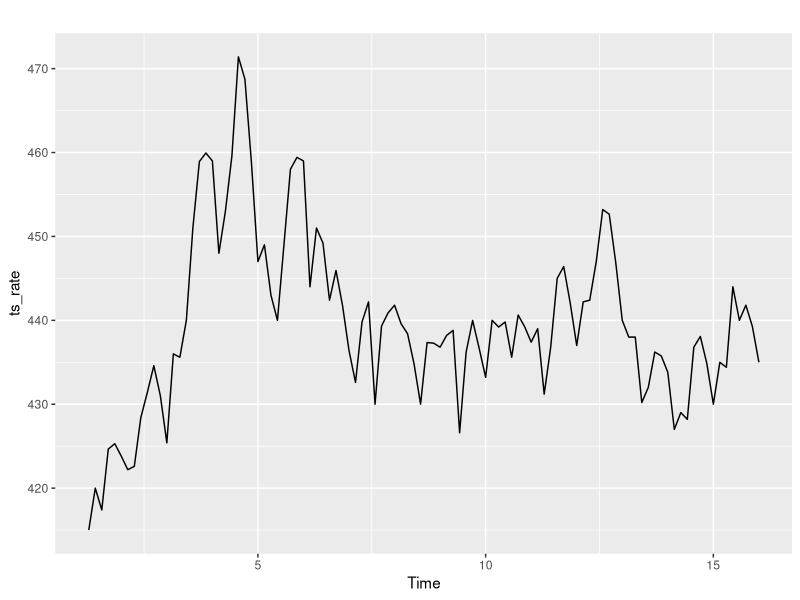
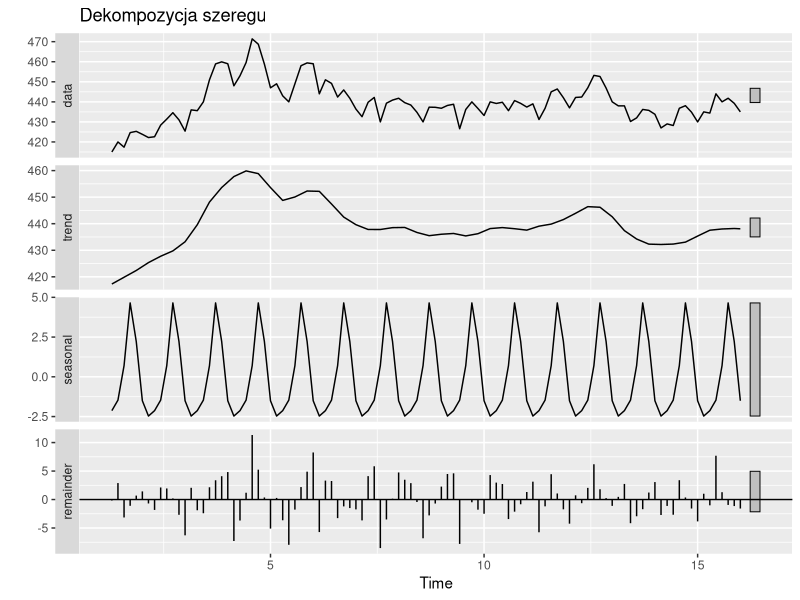
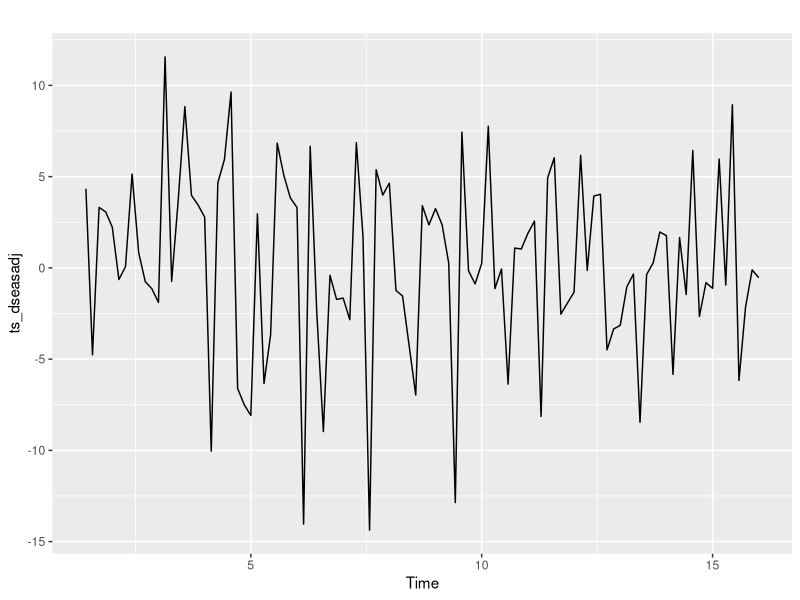
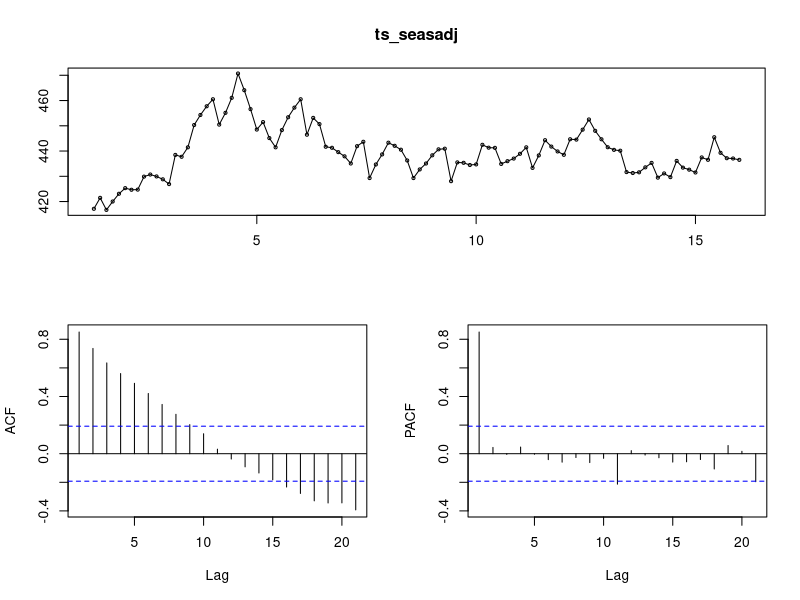
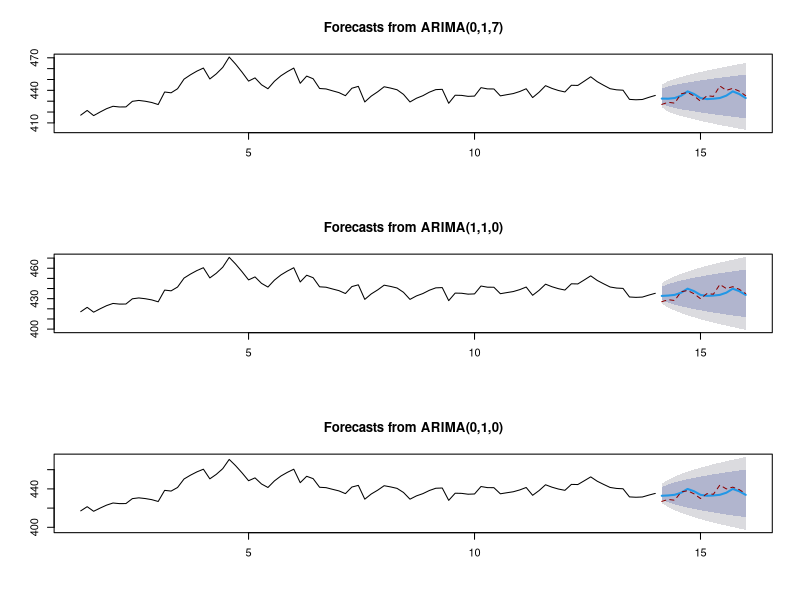

These charts were generated, in order, by the following R code:
## ---- chunk 1
knitr::opts_chunk$set(echo = TRUE)
## ---- chunk 2
library(tidyverse)
library(forecast)
library(tseries)
## ---- chunk 3
dane <- read_csv("jbujnowicz-data.csv") %>%
    complete(Data = seq.Date(min(Data),
                             max(Data),
                             by = "day"))

ts_rate <- ts(dane$Otwarcie,
              start = c(1, 3),
              frequency = 7) %>%
    tsclean()
head(ts_rate)
## ---- chunk 4
autoplot(ts_rate)
## ---- chunk 5
adf <- adf.test(ts_rate)
adf
## ---- chunk 6
ts_decomp <- stl(ts_rate, s.window = "periodic")
autoplot(ts_decomp) +
    labs(title = "Dekompozycja szeregu")
## ---- chunk 7
ts_seasadj <- seasadj(ts_decomp)
ts_dseasadj <- diff(ts_seasadj)
autoplot(ts_dseasadj)
adf.test(ts_dseasadj)
## ---- chunk 8
tsdisplay(ts_seasadj)
## ---- chunk 9
end_ts <- end(ts_rate) - c(2, 0)
start_ts <- end_ts + c(0, 1)
ts_train <- window(ts_seasadj, end = end_ts)
ts_test <- window(ts_rate, start = start_ts)
## ---- chunk 10
model_ma <- Arima(ts_train, order = c(0, 1, 7))
model_ar <- Arima(ts_train, order = c(1, 1, 0))
model_arima <- auto.arima(ts_train, d = 1)
## ---- chunk 11
summary(model_ma)
summary(model_ar)
summary(model_arima)
## ---- chunk 12
all_models <- list(ma = model_ma,
                   ar = model_ar,
                   arima = model_arima)
predictions <- lapply(all_models,
                      function(x) forecast(x, h = length(ts_test)))
## ---- chunk 13
add_seasonality <- function(x) {
    x$mean <- x$mean + seasonal(ts_decomp)[-(1:length(ts_train))]
    return(x)
}

predictions <- lapply(predictions, add_seasonality)
## ---- chunk 14
par(mfrow = c(3, 1))
for (i in 1:3) {
    plot(predictions[[i]])
    lines(ts_test,
          lty = 2,
          col = "darkred")
}
par(mfrow = c(1, 1))
## ---- chunk 15
rmse <- function(real, predicted = 0) {
    if (!is.numeric(real) || !is.numeric(predicted)) {
        stop("Parameters real and predicted must be numeric")
    }
    if (length(real) != length(predicted)) {
        stop("Both vectors must be of the same length.")
    }

    value <- real - predicted
    result <- sqrt(mean(value * value, na.rm = TRUE))
    return(result)
}

theil <- function(real, predicted) {
    if (!is.numeric(real) | !is.numeric(predicted)) {
        stop("Parameters real and predicted must be numeric")
    }
    if (length(real) != length(predicted)) {
        stop("Both vectors must be of the same length.")
    }

    result <- rmse(real, predicted) /
        rmse(real, dplyr::lag(real))
    return(result)
}
## ---- chunk 16
pred_values <- lapply(predictions, function(x) as.numeric(x$mean))
real <- as.numeric(ts_test)

rmse_all <- sapply(pred_values, function(x) rmse(real, x))
theil_all <- sapply(pred_values, function(x) theil(real, x))
rmse_all
theil_all
